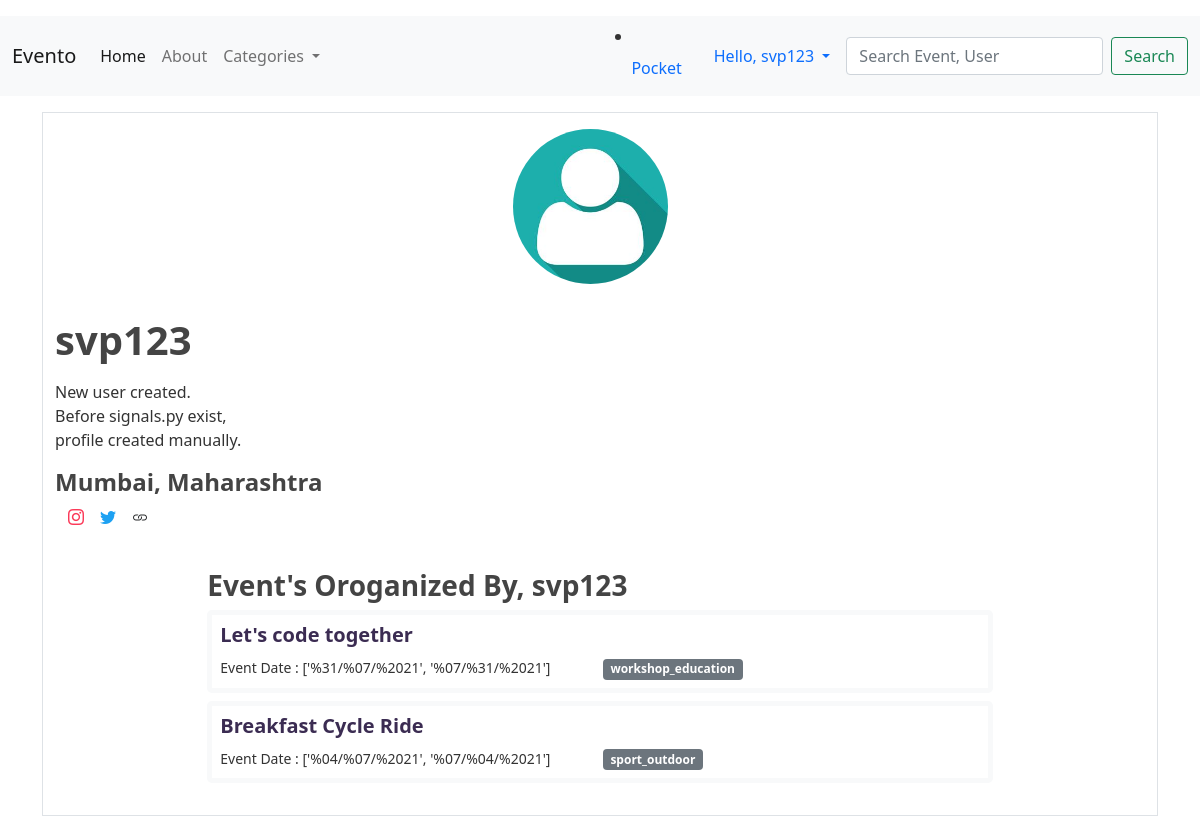
The page /user/profile/2/ on the database as committed earlier.
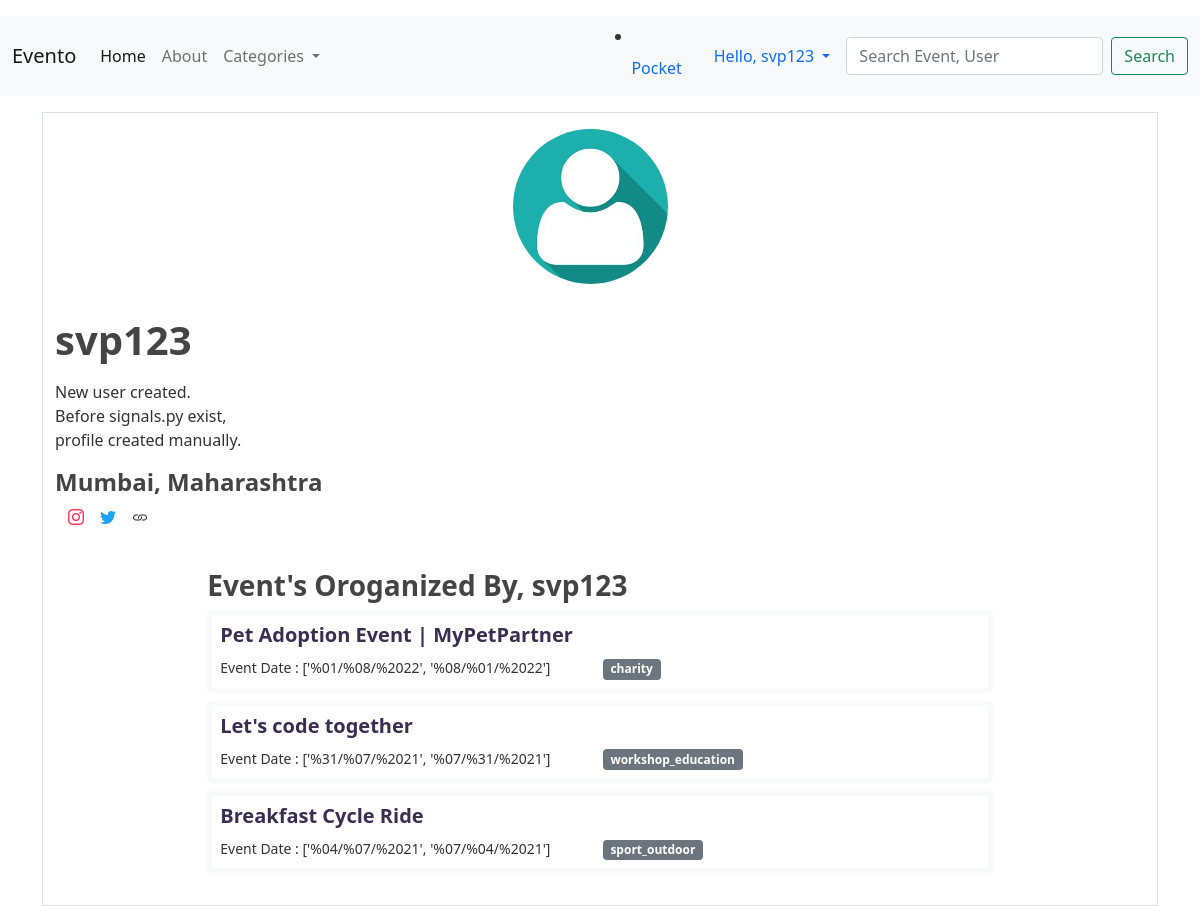
The same page on the database as committed later.
### users/models.py (models this page shows, shortened)
class Profile(models.Model):
    user = models.OneToOneField(User, on_delete=models.CASCADE)
    profile_pic = models.ImageField(upload_to='profile_pics', default='default_pic.jpg')
    bio = models.TextField(blank=True)
    location = models.CharField(max_length=100, blank=True)
    insta = models.CharField(max_length=100, blank=True)
    twitter = models.CharField(max_length=100, blank=True)
    facebook = models.CharField(max_length=100, blank=True)
    website = models.CharField(max_length=100, blank=True)

### events/models.py (models this page shows, shortened)
class Event(models.Model):
    category = [
        ('convention', 'Convention'),
        ('tech', 'Technology'),
        ('charity', 'Charity & Fundraising Event'),
        ('seminar', 'Seminar'),
        ('workshop_education', 'Workshop/Education'),
        ('sport_outdoor', 'Sports/Outdoor Activity'),
        ('art_entertain', 'Art & Entertainment'),
        ('concert', 'Concert'),
    ]
    category.sort()
    category.append(('other', 'Other'))
    title = models.CharField(max_length=200, unique=True)
    description = RichTextField()
    venue = models.TextField()
    city = models.CharField(max_length=100, null=True, blank=True)
    event_category = models.CharField(max_length=20, choices=category)
    publisher = models.ForeignKey(User, on_delete = models.CASCADE)
    event_banner_img = models.ImageField(upload_to = 'events_banner/')
    date_added = models.DateField(auto_now_add=True,)
    event_date = models.DateField(blank=True, null=True)
    pricing = models.IntegerField(blank=True, null=True, default=0)
    keywords = models.CharField(max_length=200, blank=True)
    featured = models.BooleanField(default=False)
    disabled = models.BooleanField(default=False)
    class Meta:
        ordering = ["-date_added"]

### users/views.py (the view)
# urls.py: path('profile/<int:pk>/', views.others_profile, name='others-profile'),
def others_profile(request, pk):
    user = get_object_or_404(User ,id=pk)
    events = Event.objects.filter(publisher=user).all()
    return render(request, 'users/profile.html', {'user':user, 'events':events})

### users/templates/users/profile.html (shortened to what this page needs)
{% extends 'events/base.html' %}
{% load crispy_forms_tags %}
{% block content %}
    <div class=" border container mt-3 ">
        <div class="my-3 d-flex justify-content-center">
            <img class="rounded-circle account-img" src={{user.profile.profile_pic.url}} alt="">
        </div>
        <div >
            <h1 class="username">{{user.username}}</h1>
            <p>{{user.profile.bio | linebreaks }}</p>
            <h4>{{user.profile.location}}</h4>
        </div>
        <div class='user-accounts'>
            {% if user.profile.insta %}
                <a href="https://www.instagram.com/{{user.profile.insta}}/" title="instagram"><i class="bi bi-instagram px-2"></i></a><br>
            {% endif %}
            {% if user.profile.twitter %}
                <a href="https://www.twitter.com/{{user.profile.insta}}/" title="twitter"><i class="bi bi-twitter px-2"></i></a><br>
            {% endif %}
            {% if user.profile.website %}
                <a href="{{user.profile.website}}" title="website"><i class="bi bi-link px-2"></i></a><br>
            {% endif %}
        </div>
        <div class="w-75 p-3 my-3 mx-auto">
            <h3 class="my-2">Event's Oroganized By, {{user.username}}</h3>
            {% for event in events %}
                <div class="rounded-3 border border-5 border-light mt-2 px-2 py-2">
                    <a href="{% url 'event-detail' event.id %}">
                        <h5 class="event-title">{{event.title}}</h5>
                    </a>
                    <small>Event Date : {{event.event_date}}</small>
                    <small class="badge bg-secondary mx-5">{{event.event_category}}</small>
                </div>
            {% endfor %}
        </div>
    </div>
{% endblock content %}

### events/templates/events/base.html (shortened to what this page needs)
{% load static %}
<!DOCTYPE html>
<html lang="en">
  <head>
    <link
      href="https://cdn.jsdelivr.net/npm/bootstrap@5.0.1/dist/css/bootstrap.min.css"
      rel="stylesheet"
    />
    <link
      rel="stylesheet"
      href="https://cdn.jsdelivr.net/npm/bootstrap-icons@1.5.0/font/bootstrap-icons.css"
    />
    <link rel="stylesheet" type="text/css" href="{% static 'css/main.css' %}" />
  </head>
  <body>
    <nav class="navbar navbar-expand-lg navbar-light bg-light">
      <div class="container-fluid">
        <a class="navbar-brand" href="{% url 'home-page' %}">Evento</a>
        <div class="collapse navbar-collapse" id="navbarSupportedContent">
          <ul class="navbar-nav me-auto mb-2 mb-lg-0">
            <li class="nav-item">
              <a
                class="nav-link active"
                aria-current="page"
                href="{% url 'home-page' %}"
                >Home</a
              >
            </li>
            <li class="nav-item">
              <a class="nav-link" href="#">About</a>
            </li>
            <li class="nav-item dropdown">
              <a
                class="nav-link dropdown-toggle"
                href="#"
                id="navbarDropdown"
                role="button"
                data-bs-toggle="dropdown"
                aria-expanded="false"
              >
                Categories
              </a>
            </li>
          </ul>
          {% if user.is_authenticated %}
          <li class="nav-item">
            <a class="nav-link" href="{% url 'pocket' %}">Pocket</a>
          </li>
          <li class="nav-item dropdown d-flex">
            <a
              class="nav-link dropdown-toggle"
              href="#"
              id="navbarDropdown"
              role="button"
              data-bs-toggle="dropdown"
              aria-expanded="false"
            >
              Hello, {{user.username}}
            </a>
          </li>
          {% endif %}
          <form class="d-flex" method="GET" action="{% url 'search-field' %}">
            <input
              class="form-control me-2"
              type="search"
              name="search"
              placeholder="Search Event, User"
            />
            <button class="btn btn-outline-success" type="submit">
              Search
            </button>
          </form>
        </div>
      </div>
    </nav>
    <div class="container">
      {% block content%}
      {% endblock content %}
    </div>
  </body>
</html>

### events/static/css/main.css (style rules this page uses)
body { background: #ffffff; color: #333333; margin-top: 1rem; }
.navbar { top: 0px; }
.account-img { height: 155px; width: 155px; margin-right: 20px; margin-bottom: 16px; }
.user-accounts { display: flex; margin: 5px; }
h1, h2, h3, h4, h5, h6 { color: #444444; font-weight: 600; }
a { color: #282a2c; text-decoration: none; }
.event-title { color: #3b2c52; }
i { display: inline; width: 50px; }
.bi-instagram { color: #fb3958; }
.bi-twitter { color: #1da1f2; }

Rows that differ between the two databases and show on the page:
added Event: title "Pet Adoption Event | MyPetPartner", event_date "['%01/%08/%2022', '%08/%01/%2022']", event_category "charity"
